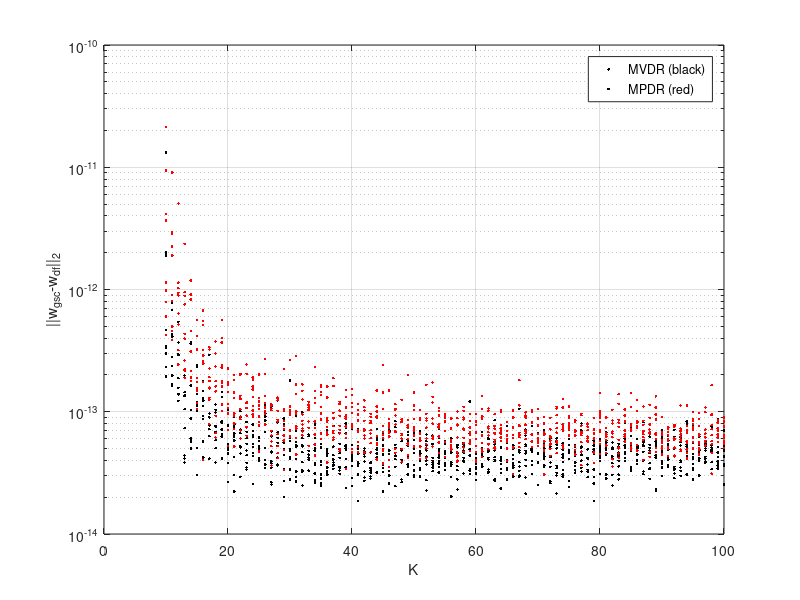

MATLAB code for this plot:
%Array processing course basic code
clear
clc
close all
format shortG
%+++++ BEAMFORMING ++++++++++++++++++++++++++++++++++++++++++++++++++++++++
%----- Scenario -----
%Number of elements in the array
N = 10;
k = 10:1:100;
let_through_level = 0e-10;
Ns = 10;
[mvdr_gsc,mpdr_gsc] = deal(zeros(Ns,length(k)));
%Inter-element spacing (in wavelength)
d = 0.5;
pos = d * (0:N-1)'; %positions of the antennas
%Mainlobe width
theta_3dB = 0.9/(N*d);
%White noise
sigma2 = 1;	%white noise power
%Interference
thetaj = [-20;15]/180*pi;	%angles of arrival	
INR = [20;20];			%interference to noise ratio (dB)
Pj = sigma2 * 10.^(INR/10);		%interference power
J = length(thetaj);
%Interference + noise covariance matrix
Aj = exp(1i*2*pi*pos*sin(thetaj'));	%interference steering matrix N|J
C = Aj*diag(Pj)*Aj' + sigma2*eye(N);	%interference + noise covariance matrix
%Signal of interest
thetas = 0/180*pi;	%angle of arrival
SNR = 0;            %signal to noise ratio (dB)
Ps = sigma2 * 10^(SNR/10);			%signal power
as = exp(1i*2*pi*pos*sin(thetas));	%steering vector
%Total covariance matrix (signal + interference + noise)
R = Ps*(as*as') + C;


%----- Natural beampattern -----
% %Weight vector (all weights equal to 1/N)
w = ones(N,1); 
w = w/(ones(1,N)*w);  
%Diagram
tab_theta = (-90:0.5:90)/180*pi;        %Angles where to evaluate beampattern
A = exp(1i*2*pi*pos*sin(tab_theta));    %Steering matrix: each column is a(theta)
G = 20*log10(abs(w'*A));        %beampattern (power in dB)

%----- CONVENTIONAL AND OPTIMAL BEAMFORMERS -----
%Looked direction
theta0 = 0/180*pi;
a0 = exp(1i*2*pi*pos*sin(theta0));
%Conventional beamformer
w_CBF = a0; 
w_CBF = w_CBF/(a0'*w_CBF);
G_CBF = 20*log10(abs(w_CBF'*A));        %beampattern (power in dB)
SINR_CBF = Ps*(abs(w_CBF'*as)^2)/(abs(w_CBF'*C*w_CBF)); %SINR
A_WN_CBF = 1/(norm(w_CBF)^2);   %White noise array gain
%Optimal beamformer
w_opt = (C\as); 
w_opt = w_opt/(as'*w_opt);
G_opt = 20*log10(abs(w_opt'*A));
SINR_opt = Ps*(abs(w_opt'*as)^2)/(abs(w_opt'*C*w_opt));
A_WN_opt = 1/(norm(w_opt)^2);


i = 1;
while (i <= length(k))
%----- ADAPTIVE BEAMFORMING WITH ESTIMATED COVARIANCE MATRICES -----
%Number of snapshots
K = k(i);
sample = 1;
while (sample <= Ns)
%Signal
S = sqrt(Ps/2) * as * (randn(1,K)+1i*randn(1,K));
%Interference + noise
IN = Aj * diag(sqrt(Pj/2)) * (randn(J,K)+1i*randn(J,K));
NOISE = sqrt(sigma2/2)*(randn(N,K)+1i*randn(N,K));
%MVDR-SMI
Y_MVDR = IN + NOISE;
C_hat = (Y_MVDR*Y_MVDR')/K;
w_MVDR_SMI = (C_hat\a0);
w_MVDR_SMI = w_MVDR_SMI / (a0'*w_MVDR_SMI);
G_MVDR_SMI = 20*log10(abs(w_MVDR_SMI'*A));
SINR_MVDR_SMI = Ps*(abs(w_MVDR_SMI'*as)^2)/(abs(w_MVDR_SMI'*C*w_MVDR_SMI));
A_WN_MVDR_SMI = 1 / (norm(w_MVDR_SMI)^2);
%MPDR-SMI
Y_MPDR = S + IN + NOISE;
R_hat = (Y_MPDR*Y_MPDR')/K;
w_MPDR_SMI = (R_hat\a0);
w_MPDR_SMI = w_MPDR_SMI / (a0'*w_MPDR_SMI);
G_MPDR_SMI = 20*log10(abs(w_MPDR_SMI'*A));
SINR_MPDR_SMI = Ps*(abs(w_MPDR_SMI'*as)^2)/(abs(w_MPDR_SMI'*C*w_MPDR_SMI));
A_WN_MPDR_SMI = 1 / (norm(w_MPDR_SMI)^2);
A_WN_CBF = 1 / (norm(w_CBF)^2);
A_WN_opt = 1 / (norm(w_opt)^2);

%----- GSC implementation of MVDR beamformer -----
%Matrix B
B = null(a0')+let_through_level*a0;
%MVDR
Y = Y_MVDR;
%Data in the main and auxilliary channels
d = w_CBF' * Y;     %signal in main channel 1|K
Z = B' * Y;         %signal in auxilliary channels N-1|K
%Estimate covariance matrix and cross correlation
Rz = (Z*Z')/K;      %estimate of R_z
rdz = Z*d'/K;       %estimate of R_{dz}
wa = Rz\rdz;        %estimate of R_z^{-1} r_{dz}
w_MVDR_SMI_GSC = w_CBF - B * wa;
% disp(['VARIANTE MVDR: ||w_{gsc}-w_{df}||=',num2str(norm(w_MVDR_SMI-w_MVDR_SMI_GSC))])
mvdr_gsc(sample,i) = norm(w_MVDR_SMI-w_MVDR_SMI_GSC,2);

%----- GSC implementation of MPDR beamformer -----
%Matrix B
B = null(a0')+let_through_level*a0;
%MVDR
Y = Y_MPDR;
%Data in the main and auxilliary channels
d = w_CBF' * Y;     %signal in main channel 1|K
Z = B' * Y;         %signal in auxilliary channels N-1|K
%Estimate covariance matrix and cross correlation
Rz = (Z*Z')/K;      %estimate of R_z
rdz = Z*d'/K;       %estimate of R_{dz}
wa = Rz\rdz;        %estimate of R_z^{-1} r_{dz}
w_MPDR_SMI_GSC = w_CBF - B * wa;
% disp(['VARIANTE MPDR: ||w_{gsc}-w_{df}||=',num2str(norm(w_MPDR_SMI-w_MPDR_SMI_GSC))])
mpdr_gsc(sample,i) = norm(w_MPDR_SMI-w_MPDR_SMI_GSC);

sample = sample + 1;
end
i = i + 1;
end

figure;
semilogy(k,mvdr_gsc,'k.')
hold on
semilogy(k,mpdr_gsc,'r.')
legend('MVDR (black)','MPDR (red)')

xlabel('K')
ylabel('||w_{gsc}-w_{df}||_2')
grid on
% legend('boxoff')

